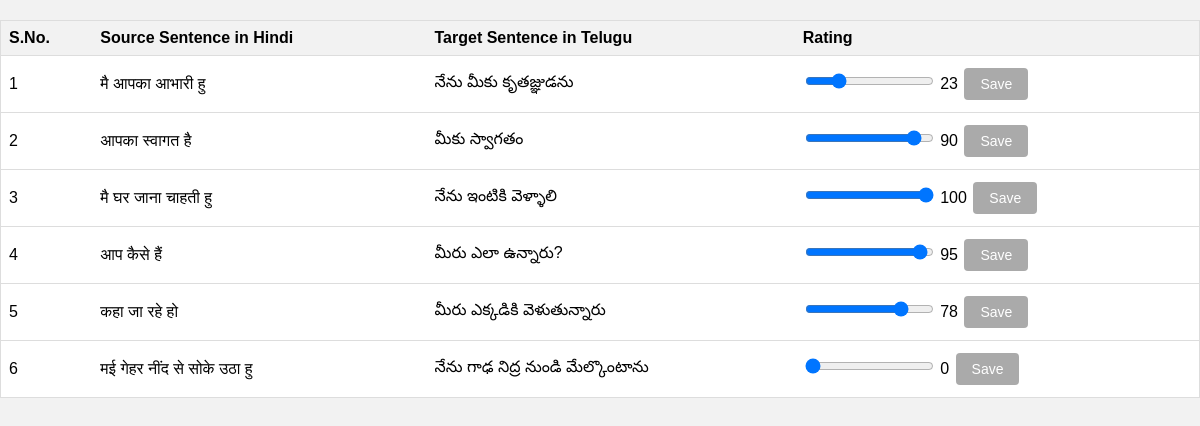
/, run on an earlier commit of the app's database.
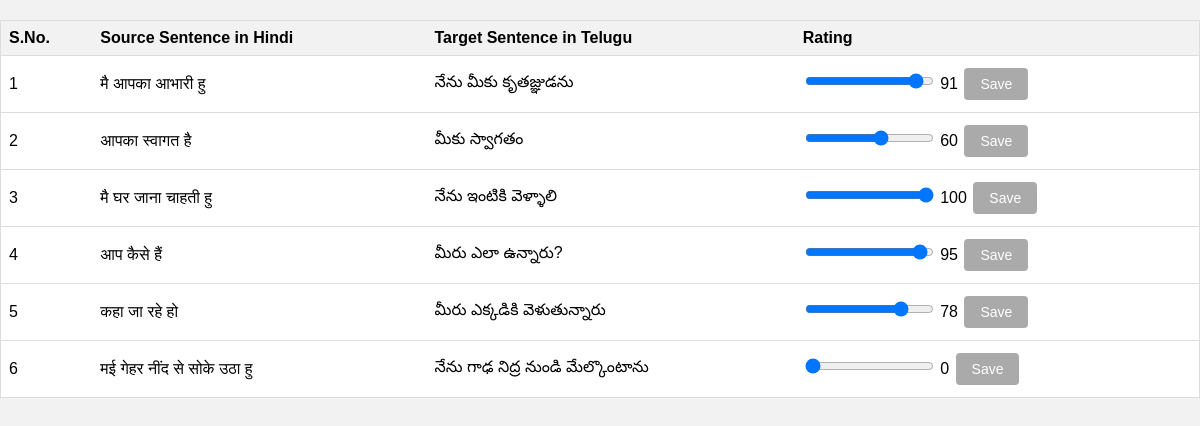
And on a later commit of the database.
### ratingapp/models.py (models this page shows, shortened)
class Sentence(models.Model):
    sno = models.IntegerField(unique=True)
    source = models.CharField(max_length=100)
    target = models.CharField(max_length=100)
    rating = models.IntegerField(default=0)
    class Meta:
        ordering = ('sno',)

### ratingapp/views.py (the view)
# urls.py: path('', views.index, name='index'),
def index(request):
    sentences = Sentence.objects.all()
    return render(request, 'index.html', {'sentences': sentences})

### ratingapp/templates/index.html (shortened to what this page needs)
<!DOCTYPE html>
<html lang="en">
<head>
</head>
<body>
    <table>
        <tr>
            <th class="sort-SNO">S.No.</th>
            <th class="sort-SOURCE">Source Sentence in Hindi</th>
            <th class="sort-TARGET">Target Sentence in Telugu</th>
            <th class="sort-RATING">Rating</th>
        </tr>
        <tbody id="tablebody">
            {% for sentence in sentences %}
            <tr>
                <td class="sno">{{ sentence.sno }}</td>
                <td class="td-sentences">{{ sentence.source }}</td>
                <td class="td-sentences">{{ sentence.target }}</td>
                <td>
                    <form id="ratingForm{{ sentence.sno }}" method="POST" action="/save_rating/">
                        <input type="range" class="rating" name="rating" min="0" max="100">
                        <span class="rating-value">{{ sentence.rating }}</span>
                        <input type="submit" class="myButton disabled" value="Save">
                    </form>
                </td>
            </tr>
            {% endfor %}
        </tbody>
    </table>
</body>
</html>

### ratingapp/templates/index.html (style rules this page uses)
body { font-family: Arial, sans-serif; margin: 0; padding: 0; background-color: #f2f2f2; }
table { width: 100%; border-collapse: collapse; margin: 20px auto; background-color: #fff; border: 1px solid #ddd; }
th, td { padding: 8px; text-align: left; border-bottom: 1px solid #ddd; }
th { background-color: #f2f2f2; }
.myButton { background-color: #4CAF50; border: none; color: white; padding: 8px 16px; text-align: center; text-decoration: none; display: inline-block; font-size: 14px; margin: 4px 2px; cursor: pointer; border-radius: 4px; }
.myButton.disabled { background-color: #aaa; cursor: not-allowed; }

What changed in the data, as far as the page shows it:
changed Sentence "मै आपका आभारी हु": rating "23" → "91"
changed Sentence "आपका स्वागत है": rating "90" → "60"
